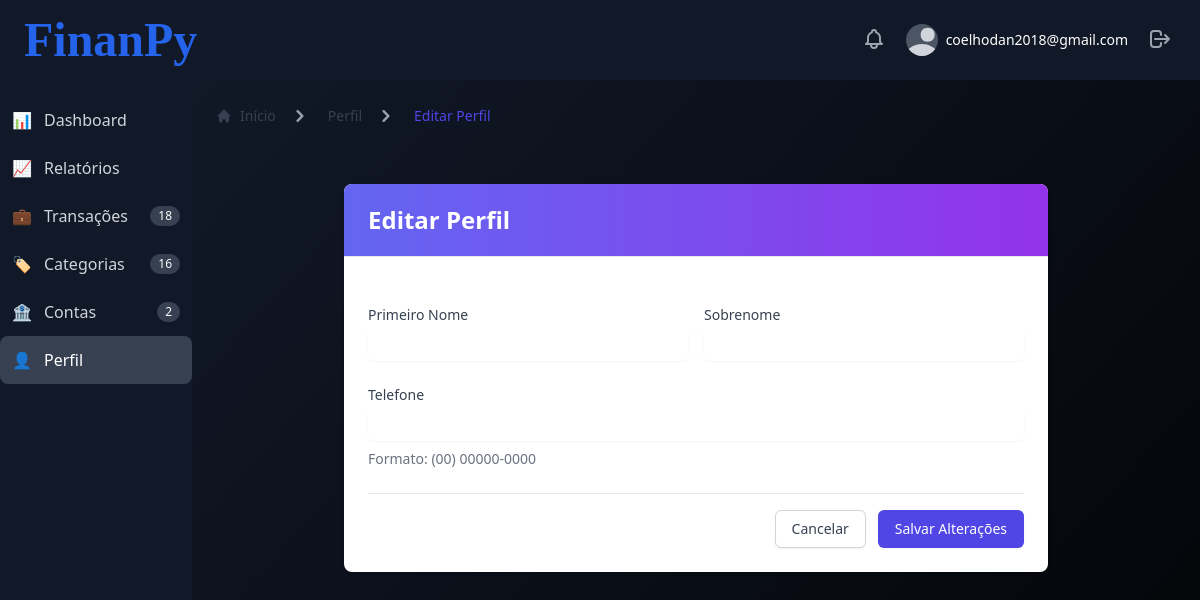
The page /profiles/edit/ (signed in) on the database its author committed.
### users/models.py (models this page shows, shortened)
class CustomUser(AbstractBaseUser, PermissionsMixin):
    email = models.EmailField(unique=True)
    is_active = models.BooleanField(default=True)
    is_staff = models.BooleanField(default=False)
    is_superuser = models.BooleanField(default=False)
    created_at = models.DateTimeField(auto_now_add=True)
    updated_at = models.DateTimeField(auto_now=True)
    objects = CustomUserManager()
    USERNAME_FIELD = 'email'
    REQUIRED_FIELDS = []

### profiles/models.py (models this page shows, shortened)
class Profile(models.Model):
    user = models.OneToOneField(User, on_delete=models.CASCADE, related_name='profile')
    first_name = models.CharField(max_length=100, blank=True)
    last_name = models.CharField(max_length=100, blank=True)
    phone = models.CharField(max_length=20, blank=True)
    created_at = models.DateTimeField(auto_now_add=True)
    updated_at = models.DateTimeField(auto_now=True)
    class Meta:
        verbose_name = 'Profile'
        verbose_name_plural = 'Profiles'

### profiles/views.py (the view, shortened to what this page needs)
# urls.py: path('edit/', views.ProfileUpdateView.as_view(), name='edit'),  # Edit profile
class ProfileUpdateView(LoginRequiredMixin, UpdateView):
    form_class = ProfileForm
    template_name = 'profiles/profile_form.html'
    success_url = reverse_lazy('profiles:detail')
    def get_object(self, queryset=None):
        profile, created = Profile.objects.select_related('user').get_or_create(user=self.request.user)
        return profile
    def get_context_data(self, **kwargs):
        context = super().get_context_data(**kwargs)
        context['is_edit'] = True
        context['breadcrumb_items'] = [
            {'title': 'Perfil', 'url': reverse_lazy('profiles:detail')},
            {'title': 'Editar Perfil', 'active': True}
        ]
        return context

### profiles/forms.py (shortened to what this page needs)
class ProfileForm(forms.ModelForm):
    class Meta:
        model = Profile
        fields = ['first_name', 'last_name', 'phone']
        widgets = {
            'first_name': forms.TextInput(attrs={
                'class': 'shadow-sm focus:ring-indigo-500 focus:border-indigo-500 block w-full sm:text-sm border-gray-300 rounded-md p-2',
                'placeholder': 'Digite seu nome'
            }),
            'last_name': forms.TextInput(attrs={
                'class': 'shadow-sm focus:ring-indigo-500 focus:border-indigo-500 block w-full sm:text-sm border-gray-300 rounded-md p-2',
                'placeholder': 'Digite seu sobrenome'
            }),
            'phone': forms.TextInput(attrs={
                'class': 'shadow-sm focus:ring-indigo-500 focus:border-indigo-500 block w-full sm:text-sm border-gray-300 rounded-md p-2',
                'placeholder': '(00) 00000-0000'
            })
        }

### profiles/templates/profiles/profile_form.html (shortened to what this page needs)
{% extends 'base_dashboard.html' %}
{% block dashboard_content %}
<div class="max-w-3xl mx-auto px-4 sm:px-6 lg:px-8 py-8">
  <div class="bg-white shadow overflow-hidden sm:rounded-lg">
    <div class="px-4 py-5 sm:px-6 border-b border-gray-200 bg-gradient-to-r from-indigo-500 to-purple-600 text-white">
      <h3 class="text-2xl font-bold">Editar Perfil</h3>
    </div>
    <div class="px-4 py-5 sm:p-6">
      <form method="post" class="space-y-6">
        <div class="grid grid-cols-1 gap-y-6 gap-x-4 sm:grid-cols-2">
          <div class="sm:col-span-1">
            <label for="{{ form.first_name.id_for_label }}" class="block text-sm font-medium text-gray-700">
              Primeiro Nome
            </label>
            {{ form.first_name }}
          </div>
          <div class="sm:col-span-1">
            <label for="{{ form.last_name.id_for_label }}" class="block text-sm font-medium text-gray-700">
              Sobrenome
            </label>
            {{ form.last_name }}
          </div>
          <div class="sm:col-span-2">
            <label for="{{ form.phone.id_for_label }}" class="block text-sm font-medium text-gray-700">
              Telefone
            </label>
            {{ form.phone }}
            <p class="mt-2 text-sm text-gray-500">Formato: (00) 00000-0000</p>
          </div>
        </div>
        <div class="flex flex-col sm:flex-row sm:justify-end sm:space-x-3 space-y-3 sm:space-y-0 pt-4 border-t border-gray-200">
          <a href="{% url 'profiles:detail' %}" class="inline-flex justify-center items-center px-4 py-2 border border-gray-300 text-sm font-medium rounded-md shadow-sm text-gray-700 bg-white hover:bg-gray-50 focus:outline-none focus:ring-2 focus:ring-offset-2 focus:ring-indigo-500">
            Cancelar
          </a>
          <button type="submit" class="inline-flex justify-center items-center px-4 py-2 border border-transparent text-sm font-medium rounded-md shadow-sm text-white bg-indigo-600 hover:bg-indigo-700 focus:outline-none focus:ring-2 focus:ring-offset-2 focus:ring-indigo-500">
            Salvar Alterações
          </button>
        </div>
      </form>
    </div>
  </div>
</div>
{% endblock %}

### templates/components/topbar.html (shortened to what this page needs)
<div class="flex items-center justify-between px-6 py-4">
    <div class="flex items-center">
        <a href="/" class="text-5xl font-['Archivo_Black'] font-bold text-blue-600 mr-4">FinanPy</a>
    </div>
    <div class="flex items-center space-x-4">
        <div class="relative">
            <button id="notifications-button" class="p-1 rounded-full text-gray-400 hover:text-white focus:outline-none">
            </button>
        </div>
        <div class="relative">
            <button id="user-menu-button" class="flex items-center max-w-xs text-sm rounded-full focus:outline-none">
                <span class="inline-block h-8 w-8 rounded-full overflow-hidden bg-gray-600">
                </span>
                <span class="ml-2 text-sm font-medium text-white hidden md:block">{{ user.email }}</span>
            </button>
        </div>
        <div class="relative">
            <form id="logout-form" action="{% url 'users:logout' %}" method="post" class="inline">
                <button type="submit" class="text-gray-400 hover:text-white p-1 rounded-full focus:outline-none">
                    <svg class="w-6 h-6" fill="none" stroke="currentColor" viewBox="0 0 24 24" xmlns="http://www.w3.org/2000/svg">
                        <path stroke-linecap="round" stroke-linejoin="round" stroke-width="2" d="M17 16l4-4m0 0l-4-4m4 4H7m6 4v1a3 3 0 01-3 3H6a3 3 0 01-3-3V7a3 3 0 013-3h4a3 3 0 013 3v1"></path>
                    </svg>
                </button>
            </form>
        </div>
    </div>
</div>

### rows shown on the page
CustomUser: email "coelhodan2018@gmail.com"
Profile: first_name "Dan", last_name "Coelho", phone "85999991515"

### other values the page prints
{{ total_transactions }} "18"
{{ total_categories }} "16"
{{ total_accounts }} "2"
{{ item.title }} "Perfil"
{{ item.title }} "Editar Perfil"
